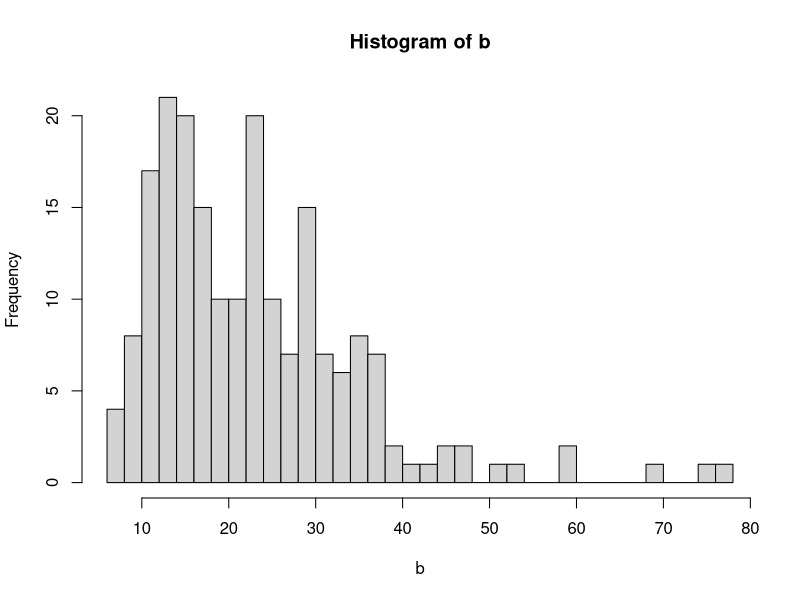
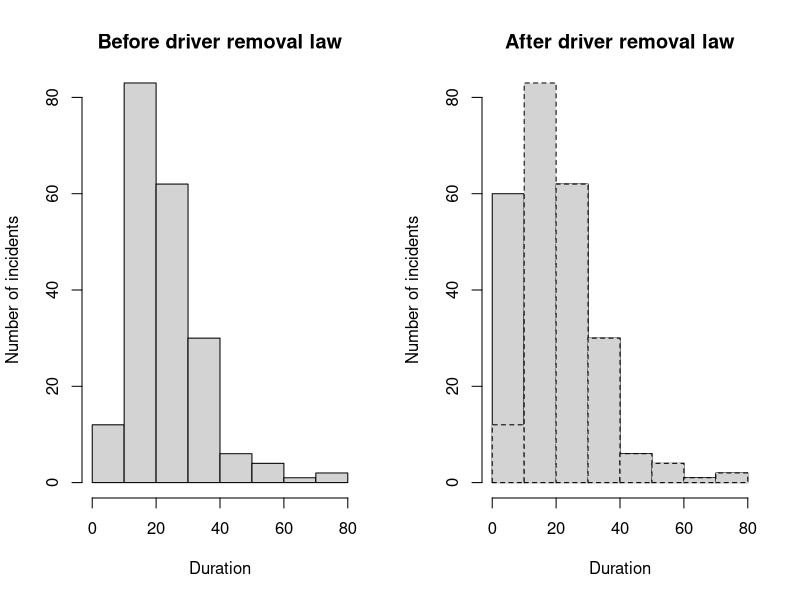

Here is the R script that generated these plots, in order:
set.seed(3)
b <- rlnorm(200, 3, 0.5)
hist(b, 50)
a <- b
a[which(b <= 15)] = 5
p1 <- hist(a, plot=F)     
p2 <- hist(b, plot=F)
#plot( p2, col=rgb(0,0,1,1/2), xlim=c(0,80), main="Test")  # first histogram
#plot( p1, col=rgb(1,0,0,1/2), xlim=c(0 ,80), add=T)  # second
par(mfrow=c(1,2))
plot( p2, ylim=c(0,80), main="Before driver removal law", xlab="Duration", ylab="Number of incidents")  # first histogram
plot( p1, ylim=c(0,80), main="After driver removal law", xlab="Duration", ylab="Number of incidents")  # second
plot( p2, ylim=c(0,80), lty="dashed", add=T)  # first histogram
